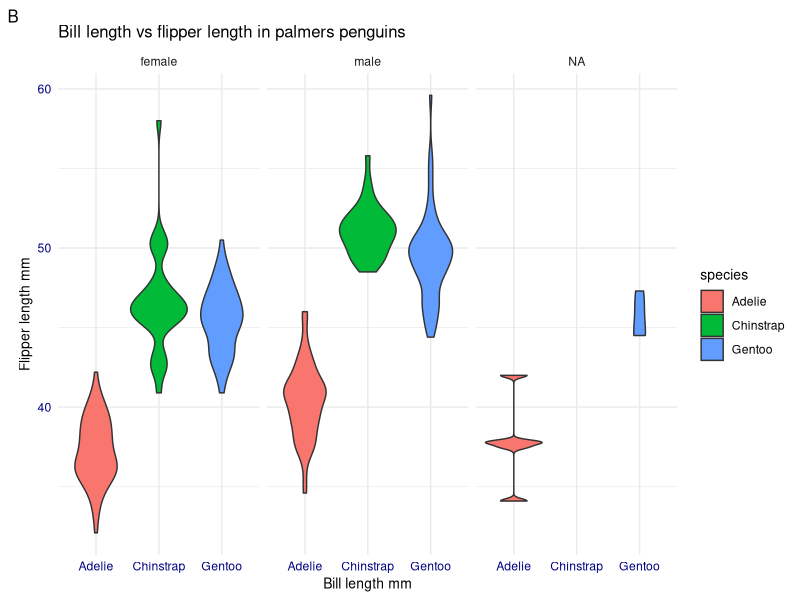
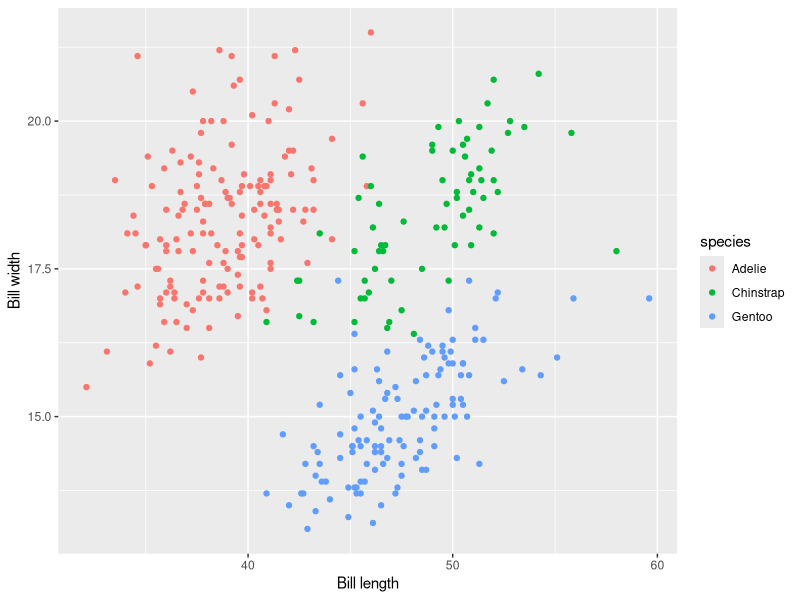
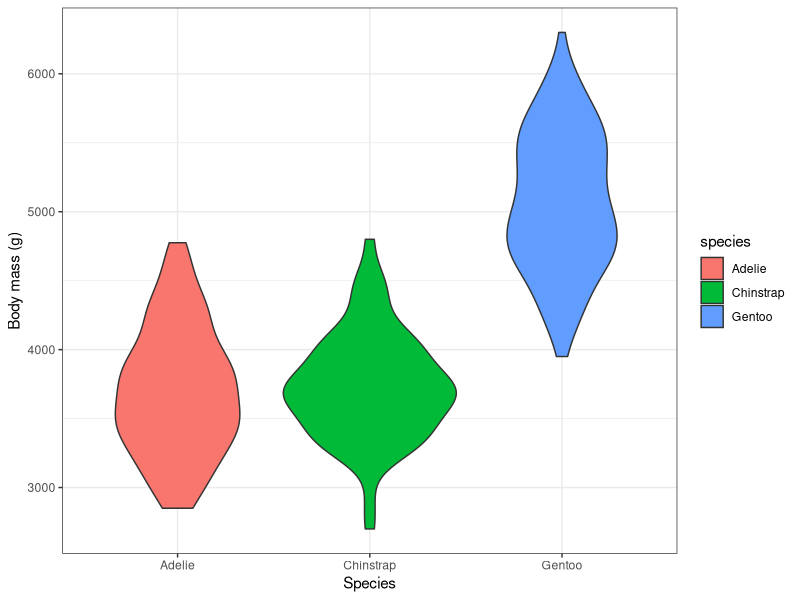

The R script that drew these images, in order:
library(palmerpenguins)
library(tidyverse)
ggplot(penguins, aes(x = species, y = bill_length_mm, fill = species)) + 
  geom_violin() + 
  scale_color_viridis_d() +
  labs(
    x = "Bill length mm",
    y = "Flipper length mm",
    title = "Bill length vs flipper length in palmers penguins",
    tag = "B"
  ) +
  facet_wrap(facets = vars(sex)) +
  theme_minimal() +
  theme(title = element_text(size = 10),
        axis.title = element_text(size = 10),
        axis.text = element_text(colour = "navy"))

ggplot(penguins, aes(x = bill_length_mm, y = bill_depth_mm, colour = species)) +
  geom_point() +
  labs(x = "Bill length", y = "Bill width")

## Mean of body mass in adelie
filter(penguins, species == "Adelie") |> 
  group_by(sex) |>
  summarise(mean_body_mass = mean(body_mass_g))

ggplot(penguins, aes(x = species, y = body_mass_g, fill = species)) +
  geom_violin() + 
  theme_bw() + 
  labs( 
    x = "Species",
    y = "Body mass (g)")
